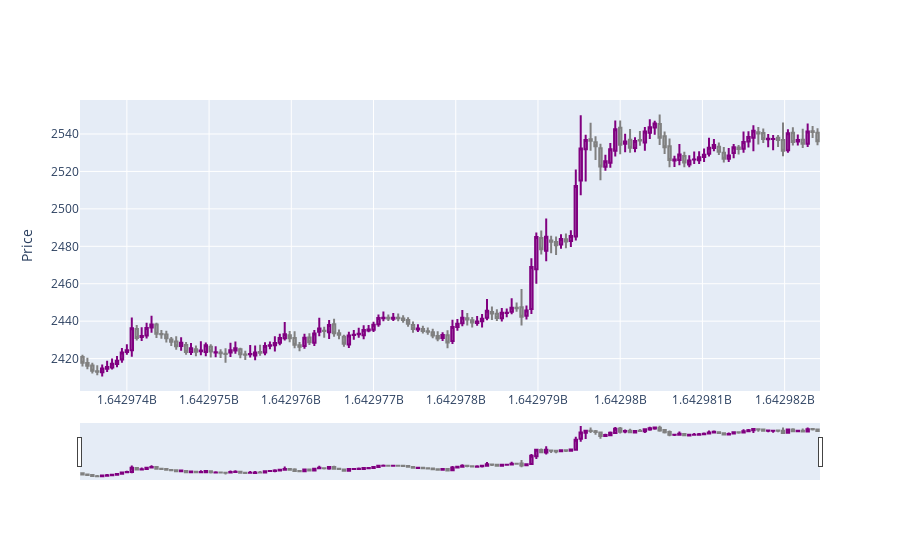

The cell this chart's notebook holds for it:
### Code cell
#Eth plot
import plotly.graph_objects as go
f = go.Figure(data=[go.Candlestick(x=eth_batch.index, open=eth_batch['Open'], close=eth_batch['Close'],low=eth_batch['Low'],high=eth_batch['High'],increasing_line_color= 'purple', 
                                   decreasing_line_color= 'gray')])
f.update_layout(yaxis_title="Price")
f.show()

### Figure 1 — Plotly figure (JSON) as saved in the notebook; plotly's stock layout.template omitted (floating-point values rounded to 4 significant figures; data arrays with more than 128 entries replaced by an {"elided": "..."} marker saying what was removed)
{"data": [{"close": {"elided": "150 float values"}, "decreasing": {"line": {"color": "gray"}}, "high": {"elided": "150 float values"}, "increasing": {"line": {"color": "purple"}}, "low": {"elided": "150 float values"}, "open": {"elided": "150 float values"}, "type": "candlestick", "x": {"elided": "150 int values"}}], "layout": {"yaxis": {"title": {"text": "Price"}}}}
